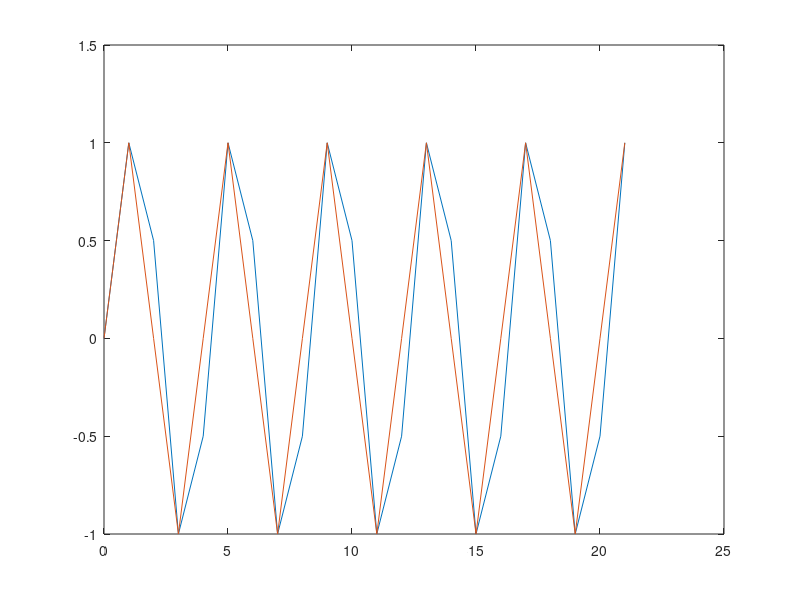
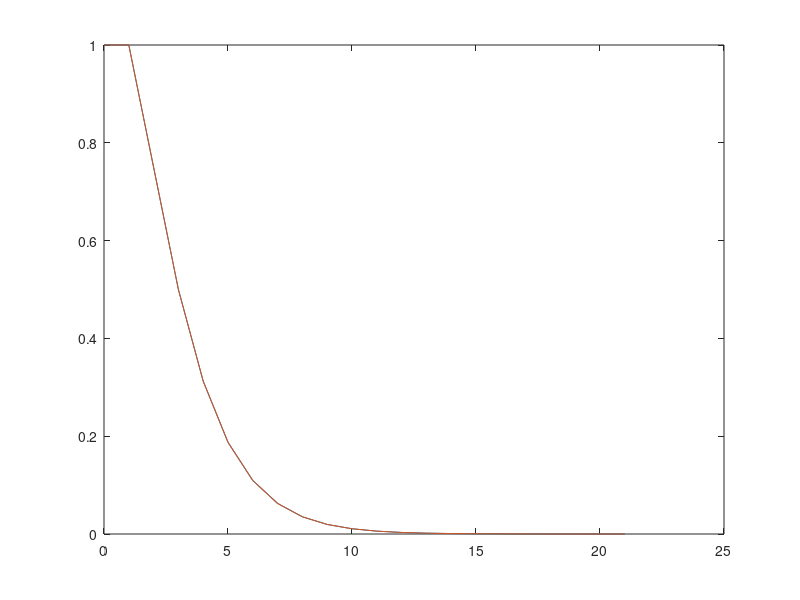
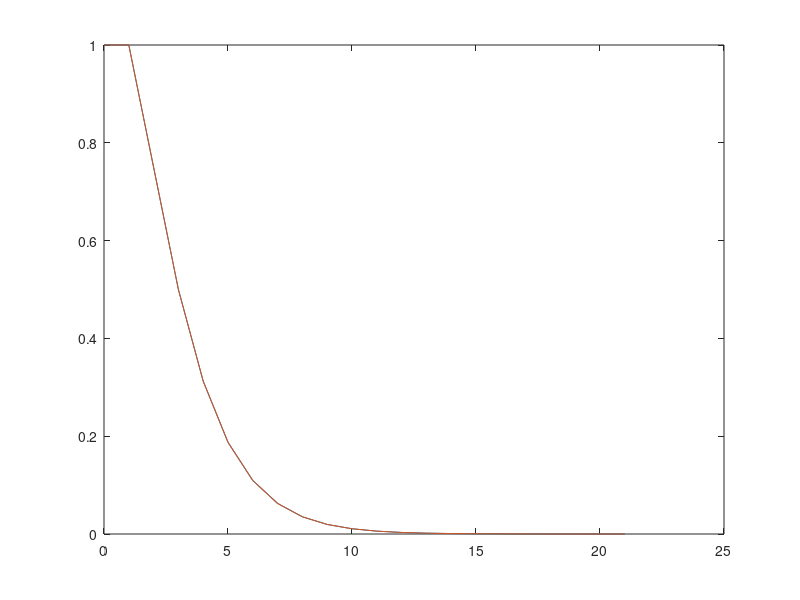

MATLAB code to generate these figures, in order:
clear;
h1(1)=0;
h1(2)=1;

h2(1)=1;
h2(2)=1;

h3(1)=0;
h3(2)=0;

nmax = 20;
for n=1:nmax
    h1(n+2) = -h1(n);
    h2(n+2) = h2(n+1)-0.25*h2(n);
    h3(n+2) = h3(n+1)/6+h3(n)/6+(n==1)/3;
end
hc1(1)=0; 
hc3(1)=-2+4/5+6/5;
n=1:nmax+1;
hc1=[hc1(1),-0.5*cos(pi*n/2)+sin(pi*n/2)];
hc3=[hc3(1),4/5*(1/2).^n+6/5*(-1/3).^n ];
n=0:nmax+1;
hc2 = [(1.+n).*(1/2).^n];

figure(1);
plot(n,hc1,n,h1)

figure(2);
plot(n,hc2,n,h2)

figure(3);
plot(n,hc2,n,h2)